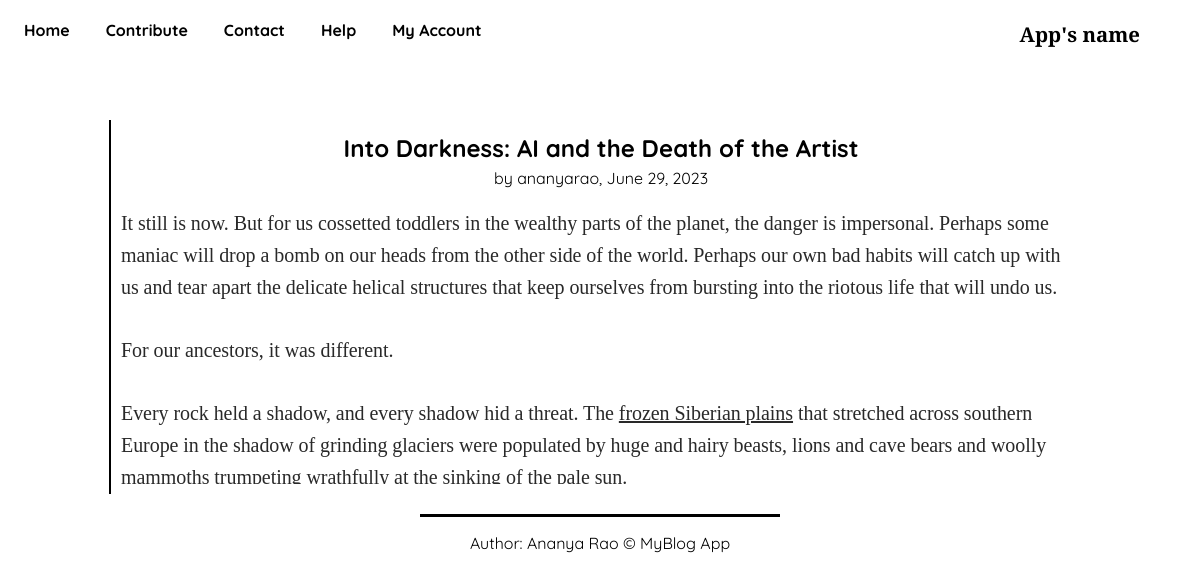
Page /read/into-darkness-ai-and-the-death-of-the-artist on the committed database.
### myapp/models.py (models this page shows, shortened)
class BlogModel(models.Model):
    user = models.ForeignKey(User, blank=True, null=True, on_delete=models.CASCADE)
    title = models.CharField(max_length=1000)
    content = FroalaField()
    pub_date = models.DateField()
    category = models.CharField(max_length=100)
    slug = models.SlugField(max_length=1000, null=True, blank=True)
    created_at = models.DateTimeField(auto_now_add=True)
    upload_to = models.DateTimeField(auto_now=True)

### myapp/views.py (the view)
# urls.py: path('read/<slug>', views.read, name="read"),
def read(request, slug):
    blog = BlogModel.objects.filter(slug = slug).first()
    context = {
        'blog' : blog
    }
    return render(request, 'read.html', context)

### templates/read.html (shortened to what this page needs)
{% extends 'base.html' %}
{% block body %}
 <div class="read-article-body">
    <div class="read-article">
        <div class="title"><h2 style="margin:3px 0;">{{blog.title}}</h2></div>
        <div class="author-date"><p style="margin:2px 0;"> by {{blog.user.username}}, {{blog.pub_date}}</p></div>
        <div class="the-article">
            {{blog.content|safe}}
        </div>
    </div>
 </div>
{% endblock body %}

### rows in the picture
BlogModel: title "Into Darkness: AI and the Death of the Artist", user.username "ananyarao", pub_date "June 29, 2023", content "It still is now. But for us cossetted toddlers in the wealthy parts of the planet, the danger is impersonal. Perhaps some maniac will drop a bomb on our heads from the other side of the world. Perhaps our own bad habits will catch up with us and tear apart the delicate helical structures that keep ourselves from bursting into the riotous life that will undo us. For our ancestors, it was different. Every rock held a shadow, and every shadow hid a threat. The frozen Siberian plains that stretched across southern Europe in the shadow of grinding glaciers were populated by huge and hairy beasts, lions and cave bears and woolly mammoths trumpeting wrathfully at the sinking of the pale sun."
